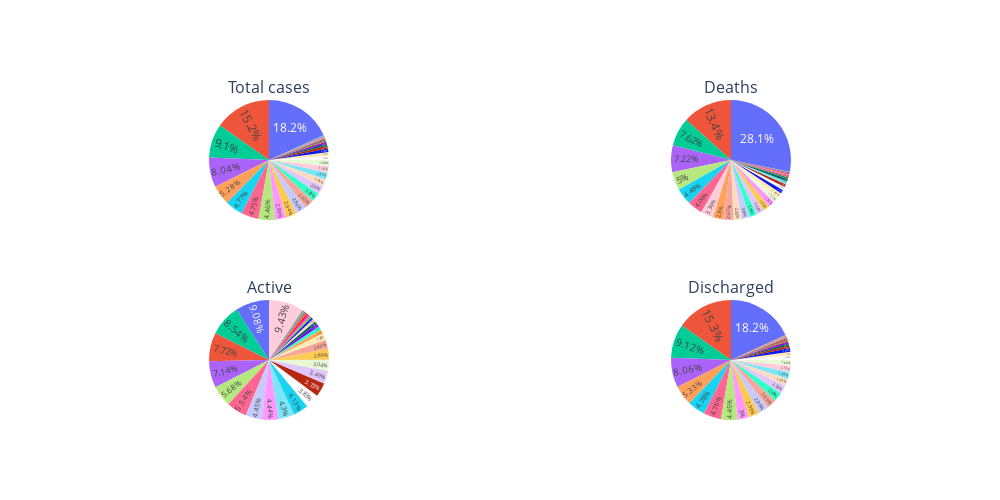

Notebook code cell kept with this figure:
### Code cell
fig4 = make_subplots(rows=2, cols=2,
                     subplot_titles=['Total cases','Deaths','Active','Discharged'],
                     specs=[[{'type':'domain'}, {'type':'domain'}],
                            [{'type':'domain'}, {'type':'domain'}]]
                    )
totalcase = go.Pie(labels=df.index, values=df['TotalCases'])
deaths = go.Pie(labels=df.index, values=df['Deaths'])
active = go.Pie(labels=df.index, values=df['Active'])
discharged = go.Pie(labels=df.index, values=df['Discharged'])
fig4.add_trace(totalcase, 1,1)
fig4.add_trace(deaths, 1,2)
fig4.add_trace(active, 2,1)
fig4.add_trace(discharged, 2,2)
fig4.update_traces(textposition = 'inside')
fig4.update_layout(showlegend=False, height = 500, width = 1000)
fig4.show()

### Figure 1 — Plotly figure (JSON) as saved in the notebook; plotly's stock layout.template omitted (floating-point values rounded to 4 significant figures)
{"data": [{"domain": {"x": [0, 0.45], "y": [0.625, 1]}, "labels": ["Andaman and Nicobar", "Andhra Pradesh", "Arunachal Pradesh", "Assam", "Bihar", "Chandigarh", "Chhattisgarh", "Dadra and Nagar Haveli and Daman and Diu", "Delhi", "Goa", "Gujarat", "Haryana", "Himachal Pradesh", "Jammu and Kashmir", "Jharkhand", "Karnataka", "Kerala", "Ladakh", "Lakshadweep", "Madhya Pradesh", "Maharashtra", "Manipur", "Meghalaya", "Mizoram", "Nagaland", "Odisha", "Puducherry", "Punjab", "Rajasthan", "Sikkim", "Tamil Nadu", "Telengana", "Tripura", "Uttar Pradesh", "Uttarakhand", "West Bengal"], "textposition": "inside", "type": "pie", "values": [10502, 2333710, 66246, 741541, 844997, 97442, 1169532, 11557, 1970899, 253162, 1261922, 1036795, 305383, 470201, 441010, 4021106, 6730762, 29021, 11415, 1051447, 8060737, 139377, 95925, 234387, 35838, 1319527, 171651, 777362, 1297814, 42784, 3553670, 826284, 107419, 2108686, 445106, 2099433]}, {"domain": {"x": [0.55, 1], "y": [0.625, 1]}, "labels": ["Andaman and Nicobar", "Andhra Pradesh", "Arunachal Pradesh", "Assam", "Bihar", "Chandigarh", "Chhattisgarh", "Dadra and Nagar Haveli and Daman and Diu", "Delhi", "Goa", "Gujarat", "Haryana", "Himachal Pradesh", "Jammu and Kashmir", "Jharkhand", "Karnataka", "Kerala", "Ladakh", "Lakshadweep", "Madhya Pradesh", "Maharashtra", "Manipur", "Meghalaya", "Mizoram", "Nagaland", "Odisha", "Puducherry", "Punjab", "Rajasthan", "Sikkim", "Tamil Nadu", "Telengana", "Tripura", "Uttar Pradesh", "Uttarakhand", "West Bengal"], "textposition": "inside", "type": "pie", "values": [129, 14733, 296, 8022, 12285, 1171, 14081, 4, 26336, 3855, 10980, 10650, 4177, 4776, 5328, 40163, 70582, 228, 52, 10762, 148143, 2138, 1611, 712, 772, 9149, 1967, 17832, 9590, 474, 38033, 4111, 935, 23576, 7719, 21400]}, {"domain": {"x": [0, 0.45], "y": [0, 0.375]}, "labels": ["Andaman and Nicobar", "Andhra Pradesh", "Arunachal Pradesh", "Assam", "Bihar", "Chandigarh", "Chhattisgarh", "Dadra and Nagar Haveli and Daman and Diu", "Delhi", "Goa", "Gujarat", "Haryana", "Himachal Pradesh", "Jammu and Kashmir", "Jharkhand", "Karnataka", "Kerala", "Ladakh", "Lakshadweep", "Madhya Pradesh", "Maharashtra", "Manipur", "Meghalaya", "Mizoram", "Nagaland", "Odisha", "Puducherry", "Punjab", "Rajasthan", "Sikkim", "Tamil Nadu", "Telengana", "Tripura", "Uttar Pradesh", "Uttarakhand", "West Bengal"], "textposition": "inside", "type": "pie", "values": [40, 1453, 295, 4006, 1024, 772, 3282, 23, 7484, 1046, 5862, 4598, 4919, 5045, 837, 11252, 10179, 118, 0, 1349, 11968, 244, 686, 1214, 54, 5851, 640, 12429, 3813, 476, 9408, 5667, 653, 5440, 2378, 7302]}, {"domain": {"x": [0.55, 1], "y": [0, 0.375]}, "labels": ["Andaman and Nicobar", "Andhra Pradesh", "Arunachal Pradesh", "Assam", "Bihar", "Chandigarh", "Chhattisgarh", "Dadra and Nagar Haveli and Daman and Diu", "Delhi", "Goa", "Gujarat", "Haryana", "Himachal Pradesh", "Jammu and Kashmir", "Jharkhand", "Karnataka", "Kerala", "Ladakh", "Lakshadweep", "Madhya Pradesh", "Maharashtra", "Manipur", "Meghalaya", "Mizoram", "Nagaland", "Odisha", "Puducherry", "Punjab", "Rajasthan", "Sikkim", "Tamil Nadu", "Telengana", "Tripura", "Uttar Pradesh", "Uttarakhand", "West Bengal"], "textposition": "inside", "type": "pie", "values": [10333, 2317524, 65655, 729513, 831688, 95499, 1152169, 11530, 1937079, 248261, 1245080, 1021547, 296287, 460380, 434845, 3969691, 6650001, 28675, 11363, 1039336, 7900626, 136995, 93628, 232461, 35012, 1304527, 169044, 747101, 1284411, 41834, 3506229, 816506, 105831, 2079670, 435009, 2070731]}], "layout": {"annotations": [{"font": {"size": 16}, "showarrow": false, "text": "Total cases", "x": 0.225, "xanchor": "center", "xref": "paper", "y": 1, "yanchor": "bottom", "yref": "paper"}, {"font": {"size": 16}, "showarrow": false, "text": "Deaths", "x": 0.775, "xanchor": "center", "xref": "paper", "y": 1, "yanchor": "bottom", "yref": "paper"}, {"font": {"size": 16}, "showarrow": false, "text": "Active", "x": 0.225, "xanchor": "center", "xref": "paper", "y": 0.375, "yanchor": "bottom", "yref": "paper"}, {"font": {"size": 16}, "showarrow": false, "text": "Discharged", "x": 0.775, "xanchor": "center", "xref": "paper", "y": 0.375, "yanchor": "bottom", "yref": "paper"}], "height": 500, "showlegend": false, "width": 1000}}
